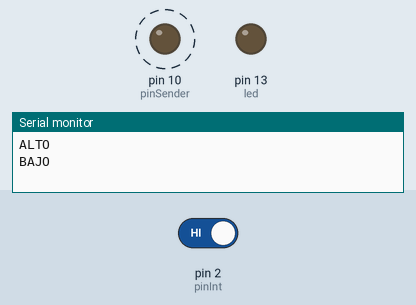
Bench run of a sketch on a simulated Arduino Uno, built with avr-gcc and run on an emulated ATmega328P. Parts: output pins drawn as LEDs (lit = HIGH), the last lines printed to the serial monitor. Dashed ring = blinking. Inputs (shaded band) come from the test bench; at power-on: pin 2 (pinInt) HIGH.

Above: at 1.2 s.
1.3 s: pin 2 (pinInt) driven LOW
At 2.8 s:
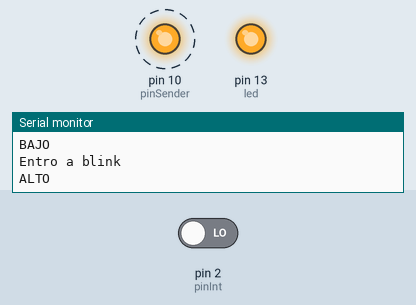
Timing chart, 0 to 10.3 s (numbered marks = the images above; inputs shaded):
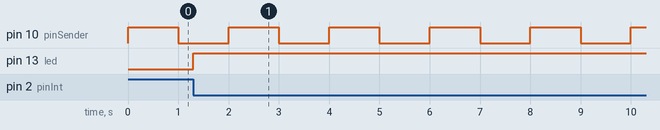

Measured:
- after the input at 1.3 s, pin 13 (led): LOW → HIGH at once
- by itself, pin 10 (pinSender): alternates HIGH for 1.0 s and LOW for 1.0 s

The sketch:

tp3_1.ino
```cpp
#define pinSender 10
#define pinInt 2

#define led 13

volatile int state = LOW;

void setup() {
  Serial.begin(9600);
  pinMode(led, OUTPUT);
  pinMode(pinSender, OUTPUT);
  pinMode(pinInt, INPUT);

  //RISING ----- LOW A HIGH
  //FALLING ---- HIGH A LOW
  attachInterrupt(digitalPinToInterrupt(pinInt),blink,FALLING);
}

void loop() {
  // put your main code here, to run repeatedly:
  digitalWrite(pinSender, HIGH);
  Serial.println("ALTO");
  delay(1000);
  digitalWrite(pinSender, LOW);
  Serial.println("BAJO");
  delay(1000);
}

void blink() {
  Serial.println("Entro a blink");
  state = !state;
  digitalWrite(led,state);
  delay(1000);
}
```
